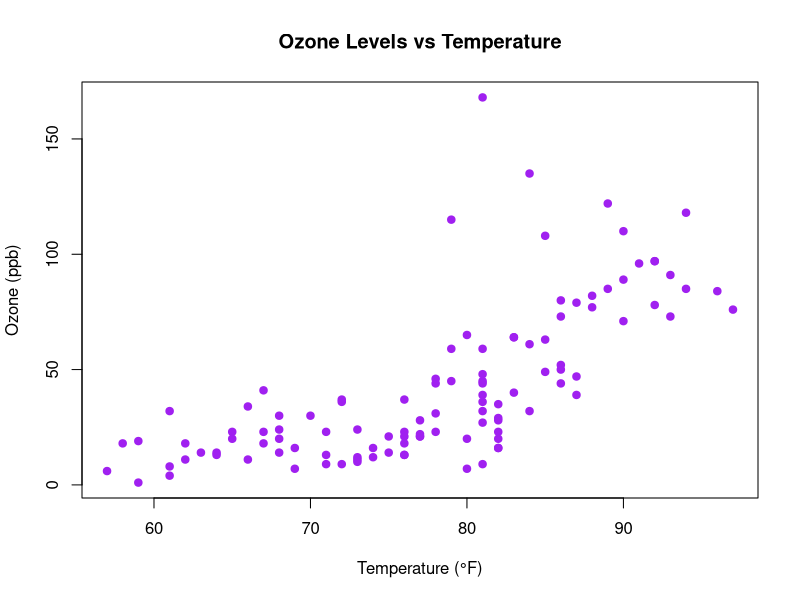

This chart was generated by the following R code:
## ---- chunk 1
#| echo: false
# Load required dataset
data("airquality")
# Remove rows with missing values for plotting
data <- na.omit(airquality)
# View first few rows of the dataset
head(airquality)
## ---- chunk 2
#| echo: false
# Scatterplot of Ozone vs Temperature
plot(data$Temp, data$Ozone,
     main = "Ozone Levels vs Temperature",
     xlab = "Temperature (°F)",
     ylab = "Ozone (ppb)",
     pch = 19,
     col = "purple")
